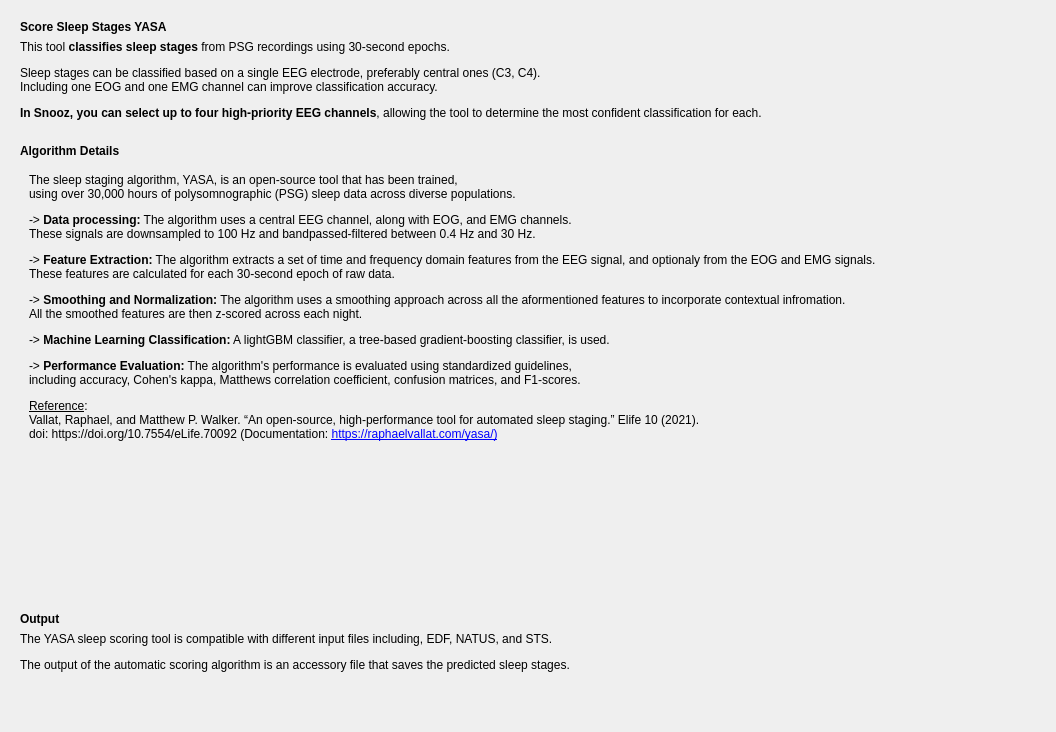
<?xml version="1.0" encoding="UTF-8"?>
<ui version="4.0">
 <class>AlgoIntroStep</class>
 <widget class="QWidget" name="AlgoIntroStep">
  <property name="geometry">
   <rect>
    <x>0</x>
    <y>0</y>
    <width>1056</width>
    <height>732</height>
   </rect>
  </property>
  <property name="windowTitle">
   <string>Form</string>
  </property>
  <property name="styleSheet">
   <string notr="true">font: 12pt &quot;Roboto&quot;;</string>
  </property>
  <layout class="QVBoxLayout" name="verticalLayout_7">
   <item>
    <widget class="QSplitter" name="splitter_2">
     <property name="orientation">
      <enum>Qt::Orientation::Horizontal</enum>
     </property>
     <widget class="QWidget" name="verticalLayoutWidget">
      <layout class="QVBoxLayout" name="verticalLayout">
       <item>
        <widget class="QFrame" name="frame">
         <property name="maximumSize">
          <size>
           <width>16777213</width>
           <height>16777215</height>
          </size>
         </property>
         <property name="styleSheet">
          <string notr="true"/>
         </property>
         <property name="frameShape">
          <enum>QFrame::Shape::NoFrame</enum>
         </property>
         <property name="frameShadow">
          <enum>QFrame::Shadow::Plain</enum>
         </property>
         <property name="lineWidth">
          <number>0</number>
         </property>
         <layout class="QVBoxLayout" name="verticalLayout_2">
          <item>
           <widget class="QLabel" name="label">
            <property name="styleSheet">
             <string notr="true"/>
            </property>
            <property name="lineWidth">
             <number>0</number>
            </property>
            <property name="text">
             <string>&lt;html&gt;&lt;head/&gt;&lt;body&gt;&lt;p&gt;&lt;span style=&quot; font-weight:600;&quot;&gt;Score Sleep Stages YASA&lt;/span&gt;&lt;/p&gt;&lt;/body&gt;&lt;/html&gt;</string>
            </property>
           </widget>
          </item>
          <item>
           <widget class="QLabel" name="label_2">
            <property name="toolTipDuration">
             <number>-1</number>
            </property>
            <property name="styleSheet">
             <string notr="true"/>
            </property>
            <property name="lineWidth">
             <number>0</number>
            </property>
            <property name="text">
             <string>&lt;html&gt;&lt;head/&gt;&lt;body&gt;&lt;p&gt;This tool &lt;span style=&quot; font-weight:700;&quot;&gt;classifies sleep stages&lt;/span&gt; from PSG recordings using 30-second epochs.&lt;/p&gt;&lt;p&gt;Sleep stages can be classified based on a single EEG electrode, preferably central ones (C3, C4).&lt;br/&gt;Including one EOG and one EMG channel can improve classification accuracy.&lt;/p&gt;&lt;p align=&quot;justify&quot;&gt;&lt;span style=&quot; font-weight:700;&quot;&gt;In Snooz, you can select up to four high-priority EEG channels&lt;/span&gt;, allowing the tool to determine the most confident classification for each.&lt;/p&gt;&lt;/body&gt;&lt;/html&gt;</string>
            </property>
           </widget>
          </item>
         </layout>
        </widget>
       </item>
       <item>
        <widget class="QFrame" name="frame_2">
         <property name="sizePolicy">
          <sizepolicy hsizetype="Expanding" vsizetype="Expanding">
           <horstretch>0</horstretch>
           <verstretch>0</verstretch>
          </sizepolicy>
         </property>
         <property name="styleSheet">
          <string notr="true"/>
         </property>
         <property name="frameShape">
          <enum>QFrame::Shape::NoFrame</enum>
         </property>
         <property name="frameShadow">
          <enum>QFrame::Shadow::Plain</enum>
         </property>
         <property name="lineWidth">
          <number>0</number>
         </property>
         <layout class="QVBoxLayout" name="verticalLayout_3">
          <item>
           <widget class="QLabel" name="label_3">
            <property name="styleSheet">
             <string notr="true"/>
            </property>
            <property name="lineWidth">
             <number>0</number>
            </property>
            <property name="text">
             <string>&lt;html&gt;&lt;head/&gt;&lt;body&gt;&lt;p&gt;&lt;span style=&quot; font-weight:600;&quot;&gt;Algorithm Details&lt;/span&gt;&lt;/p&gt;&lt;/body&gt;&lt;/html&gt;</string>
            </property>
           </widget>
          </item>
          <item>
           <widget class="QScrollArea" name="scrollArea">
            <property name="styleSheet">
             <string notr="true"/>
            </property>
            <property name="frameShape">
             <enum>QFrame::Shape::NoFrame</enum>
            </property>
            <property name="frameShadow">
             <enum>QFrame::Shadow::Sunken</enum>
            </property>
            <property name="widgetResizable">
             <bool>true</bool>
            </property>
            <widget class="QWidget" name="scrollAreaWidgetContents">
             <property name="geometry">
              <rect>
               <x>0</x>
               <y>0</y>
               <width>1156</width>
               <height>390</height>
              </rect>
             </property>
             <layout class="QHBoxLayout" name="horizontalLayout">
              <item>
               <widget class="QLabel" name="label_4">
                <property name="sizePolicy">
                 <sizepolicy hsizetype="Expanding" vsizetype="Expanding">
                  <horstretch>0</horstretch>
                  <verstretch>0</verstretch>
                 </sizepolicy>
                </property>
                <property name="focusPolicy">
                 <enum>Qt::FocusPolicy::NoFocus</enum>
                </property>
                <property name="contextMenuPolicy">
                 <enum>Qt::ContextMenuPolicy::NoContextMenu</enum>
                </property>
                <property name="toolTipDuration">
                 <number>-9</number>
                </property>
                <property name="styleSheet">
                 <string notr="true"/>
                </property>
                <property name="lineWidth">
                 <number>0</number>
                </property>
                <property name="text">
                 <string>&lt;html&gt;&lt;head/&gt;&lt;body&gt;&lt;p&gt;The sleep staging algorithm, YASA, is an open-source tool that has been trained,&lt;br/&gt;using over 30,000 hours of polysomnographic (PSG) sleep data across diverse populations. &lt;/p&gt;&lt;p&gt;-&amp;gt;&lt;span style=&quot; font-weight:600;&quot;&gt; Data processing:&lt;/span&gt; The algorithm uses a central EEG channel, along with EOG, and EMG channels.&lt;br/&gt;These signals are downsampled to 100 Hz and bandpassed-filtered between 0.4 Hz and 30 Hz. &lt;/p&gt;&lt;p&gt;-&amp;gt; &lt;span style=&quot; font-weight:600;&quot;&gt;Feature Extraction:&lt;/span&gt; The algorithm extracts a set of time and frequency domain features from the EEG signal, and optionaly from the EOG and EMG signals.&lt;br/&gt;These features are calculated for each 30-second epoch of raw data. &lt;/p&gt;&lt;p&gt;-&amp;gt; &lt;span style=&quot; font-weight:600;&quot;&gt;Smoothing and Normalization:&lt;/span&gt; The algorithm uses a smoothing approach across all the aformentioned features to incorporate contextual infromation.&lt;br/&gt;All the smoothed features are then z-scored across each night. &lt;/p&gt;&lt;p&gt;-&amp;gt; &lt;span style=&quot; font-weight:600;&quot;&gt;Machine Learning Classification:&lt;/span&gt; A lightGBM classifier, a tree-based gradient-boosting classifier, is used. &lt;/p&gt;&lt;p&gt;-&amp;gt; &lt;span style=&quot; font-weight:600;&quot;&gt;Performance Evaluation:&lt;/span&gt; The algorithm's performance is evaluated using standardized guidelines,&lt;br/&gt;including accuracy, Cohen's kappa, Matthews correlation coefficient, confusion matrices, and F1-scores. &lt;/p&gt;&lt;p&gt;&lt;span style=&quot; text-decoration: underline;&quot;&gt;Reference&lt;/span&gt;: &lt;br/&gt;Vallat, Raphael, and Matthew P. Walker. “An open-source, high-performance tool for automated sleep staging.” Elife 10 (2021). &lt;br/&gt;doi: https://doi.org/10.7554/eLife.70092 (Documentation: &lt;a href=&quot;https://raphaelvallat.com/yasa/&quot;&gt;&lt;span style=&quot; text-decoration: underline; color:#0000ff;&quot;&gt;https://raphaelvallat.com/yasa/)&lt;br/&gt;&lt;/span&gt;&lt;/a&gt;&lt;/p&gt;&lt;/body&gt;&lt;/html&gt;</string>
                </property>
                <property name="alignment">
                 <set>Qt::AlignmentFlag::AlignLeading|Qt::AlignmentFlag::AlignLeft|Qt::AlignmentFlag::AlignTop</set>
                </property>
               </widget>
              </item>
             </layout>
            </widget>
           </widget>
          </item>
         </layout>
        </widget>
       </item>
       <item>
        <widget class="QFrame" name="frame_3">
         <property name="styleSheet">
          <string notr="true"/>
         </property>
         <property name="frameShape">
          <enum>QFrame::Shape::NoFrame</enum>
         </property>
         <property name="frameShadow">
          <enum>QFrame::Shadow::Plain</enum>
         </property>
         <property name="lineWidth">
          <number>0</number>
         </property>
         <layout class="QVBoxLayout" name="verticalLayout_4">
          <item>
           <widget class="QLabel" name="label_5">
            <property name="styleSheet">
             <string notr="true"/>
            </property>
            <property name="lineWidth">
             <number>0</number>
            </property>
            <property name="text">
             <string>&lt;html&gt;&lt;head/&gt;&lt;body&gt;&lt;p&gt;&lt;span style=&quot; font-weight:600;&quot;&gt;Output&lt;/span&gt;&lt;/p&gt;&lt;/body&gt;&lt;/html&gt;</string>
            </property>
           </widget>
          </item>
          <item>
           <widget class="QLabel" name="label_6">
            <property name="styleSheet">
             <string notr="true"/>
            </property>
            <property name="text">
             <string>&lt;html&gt;&lt;head/&gt;&lt;body&gt;&lt;p&gt;The YASA sleep scoring tool is compatible with different input files including, EDF, NATUS, and STS. &lt;/p&gt;&lt;p&gt;The output of the automatic scoring algorithm is an accessory file that saves the predicted sleep stages.&lt;/p&gt;&lt;/body&gt;&lt;/html&gt;</string>
            </property>
            <property name="alignment">
             <set>Qt::AlignmentFlag::AlignLeading|Qt::AlignmentFlag::AlignLeft|Qt::AlignmentFlag::AlignTop</set>
            </property>
           </widget>
          </item>
          <item>
           <spacer name="verticalSpacer">
            <property name="orientation">
             <enum>Qt::Orientation::Vertical</enum>
            </property>
            <property name="sizeType">
             <enum>QSizePolicy::Policy::Preferred</enum>
            </property>
            <property name="sizeHint" stdset="0">
             <size>
              <width>20</width>
              <height>40</height>
             </size>
            </property>
           </spacer>
          </item>
         </layout>
        </widget>
       </item>
      </layout>
     </widget>
    </widget>
   </item>
  </layout>
 </widget>
 <resources>
  <include location="../../../../../snooz-toolbox/src/main/python/ui/themes/themes.qrc"/>
 </resources>
 <connections/>
 <slots>
  <slot>on_choose()</slot>
  <slot>on_input_format_changed()</slot>
 </slots>
</ui>
